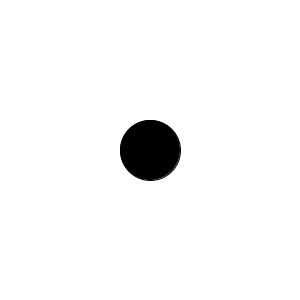
Frame 1 (no input)
Frame 60 (the mouse pressed at the canvas centre just before this capture): identical to frame 1, image omitted
Frame 120 (the mouse held since frame 60 and released just before this capture): identical to frame 1, image omitted

The Processing sketch that drew this single still picture (run headless with seeded random() and noise(); from frame 60 on, the mouse is pressed at the canvas centre):

// Processing sketch: travelling_circle
// ── travelling_circle.pde
float x;
float y;

void setup()
{
  size(300, 300);
  background(255);
  fill(255);
  x=150;
  y=150;
}

void draw()
{
  background(255);
  fill(0);
  ellipse(x,y,60,60);
}
